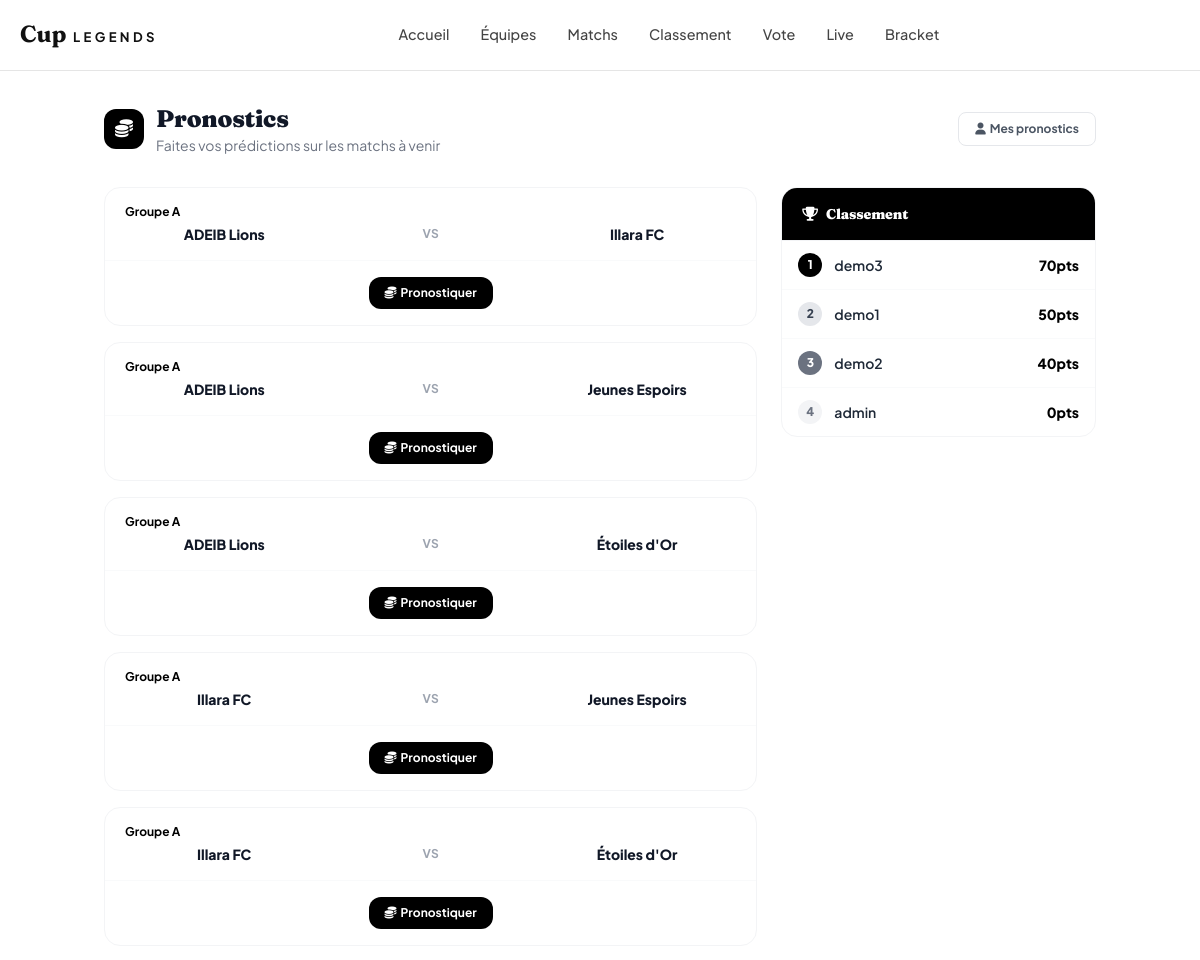
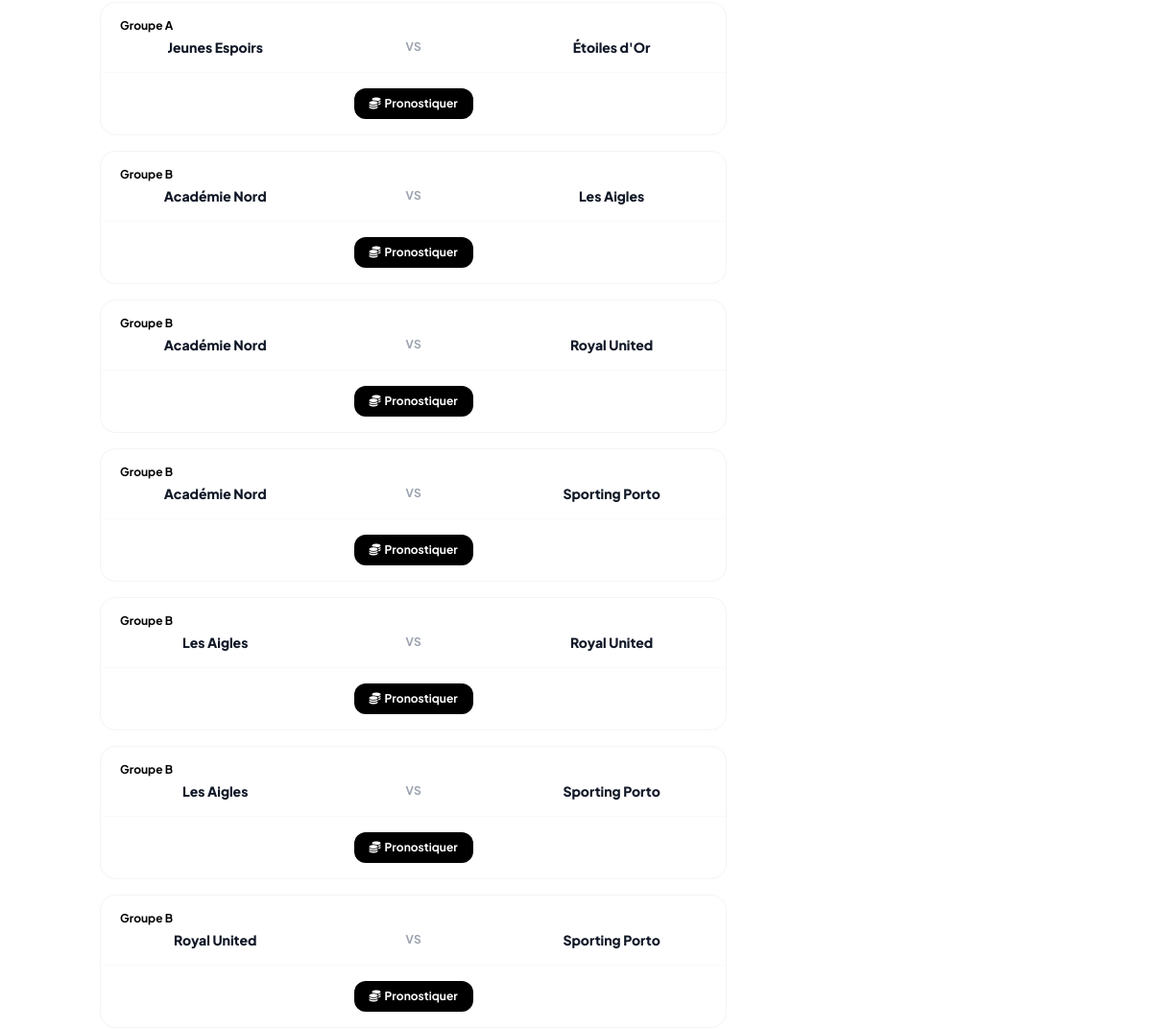
/pronostics/ (signed in, upper part), run on an earlier commit of the app's database (2 pictures, top to bottom).
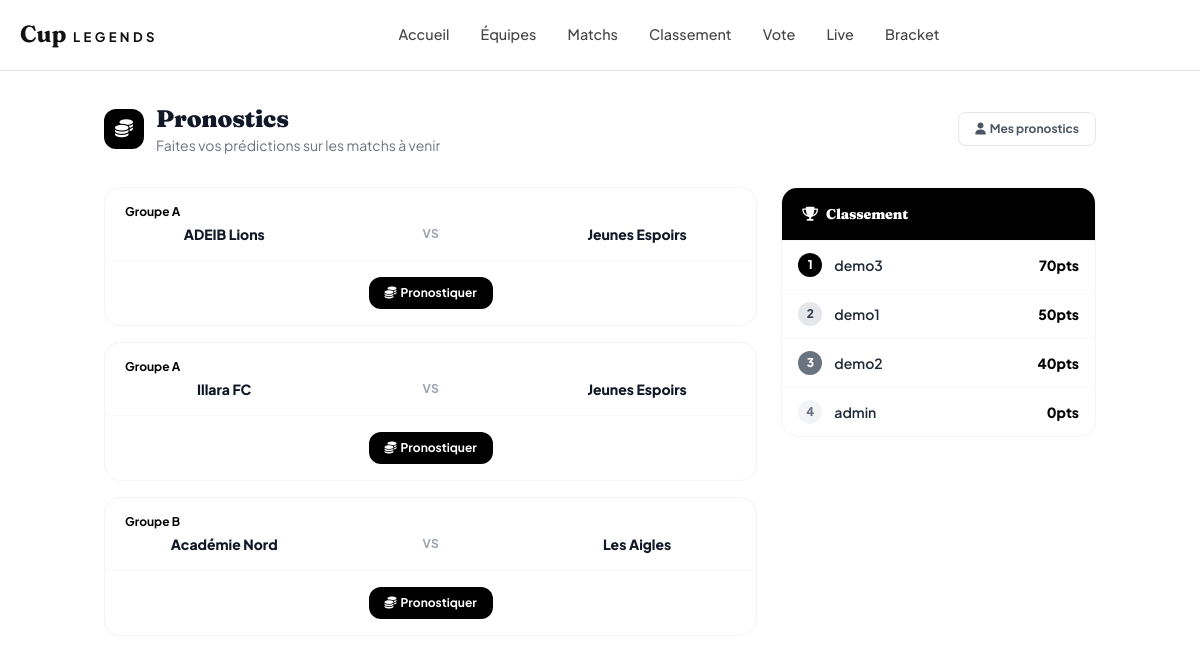
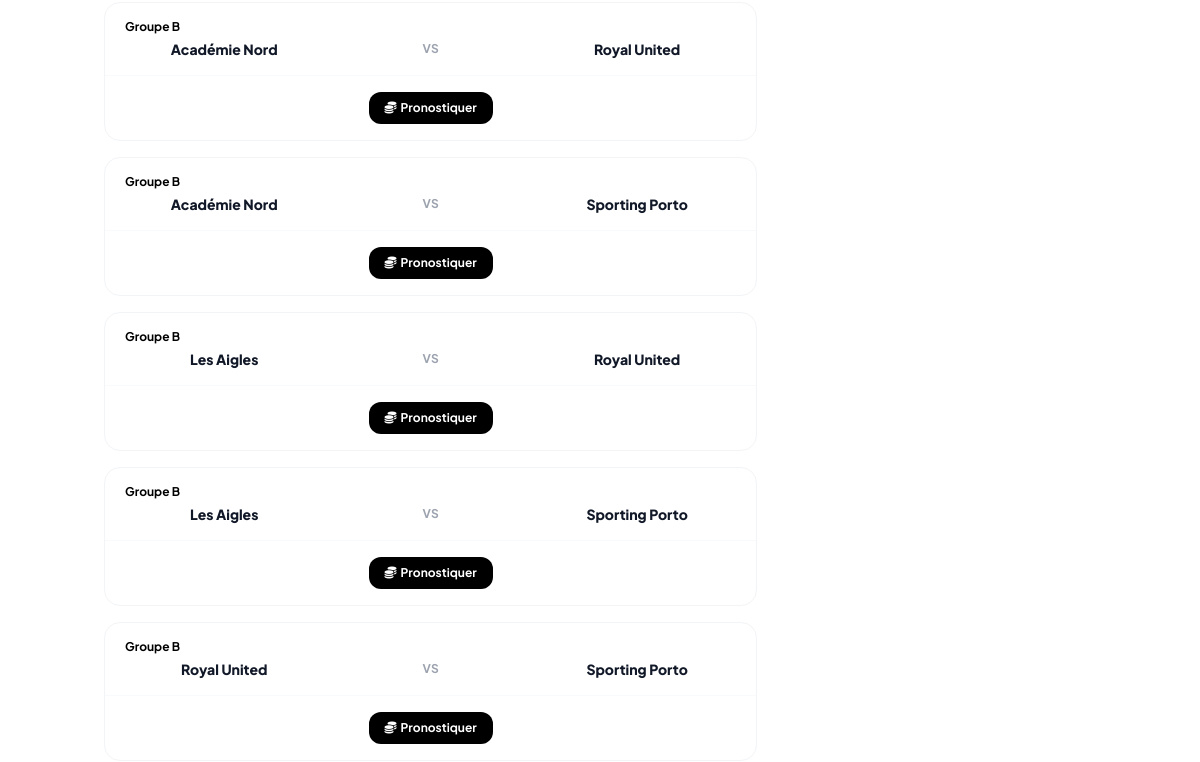
And on a later commit of the database (2 pictures, top to bottom).
### tournament/models.py (models this page shows, shortened)
class Match(models.Model):
    PHASE_CHOICES = [
        ('GROUP', 'Phase de groupes'),
        ('QF', 'Quart de finale'),
        ('SF', 'Demi-finale'),
        ('3RD', 'Match 3e place'),
        ('FINAL', 'Finale'),
    ]
    STATUS_CHOICES = [
        ('SCHEDULED', 'Programmé'),
        ('LIVE', 'En direct'),
        ('FINISHED', 'Terminé'),
        ('CANCELLED', 'Annulé'),
    ]
    tournament = models.ForeignKey(Tournament, on_delete=models.CASCADE, related_name='matches')
    phase = models.CharField(max_length=10, choices=PHASE_CHOICES, default='GROUP')
    group = models.ForeignKey(Group, on_delete=models.SET_NULL, null=True, blank=True, related_name='matches')
    home_team = models.ForeignKey(Team, on_delete=models.CASCADE, related_name='home_matches')
    away_team = models.ForeignKey(Team, on_delete=models.CASCADE, related_name='away_matches')
    match_date = models.DateTimeField(null=True, blank=True)
    venue = models.CharField(max_length=200, blank=True, default='Stade Cup Legends')
    home_score = models.PositiveIntegerField(default=0)
    away_score = models.PositiveIntegerField(default=0)
    status = models.CharField(max_length=10, choices=STATUS_CHOICES, default='SCHEDULED')
    matchday = models.PositiveIntegerField(default=1)
    live_started_at = models.DateTimeField(null=True, blank=True)
    stream_url = models.URLField(blank=True, null=True, verbose_name='Lien de diffusion')
    stream_platform = models.CharField(
        max_length=10, choices=STREAM_PLATFORM_CHOICES, default='YOUTUBE',
        blank=True, verbose_name='Plateforme de diffusion',
    )
    man_of_the_match = models.ForeignKey(
        'Player', on_delete=models.SET_NULL, null=True, blank=True,
        related_name='motm_awards', verbose_name='Homme du match',
    )
    class Meta:
        verbose_name = 'Match'
        verbose_name_plural = 'Matchs'
        ordering = ['match_date']

class Group(models.Model):
    GROUP_CHOICES = [
        ('A', 'Groupe A'), ('B', 'Groupe B'), ('C', 'Groupe C'),
        ('D', 'Groupe D'), ('E', 'Groupe E'), ('F', 'Groupe F'),
    ]
    tournament = models.ForeignKey(Tournament, on_delete=models.CASCADE, related_name='groups')
    name = models.CharField(max_length=1, choices=GROUP_CHOICES)
    class Meta:
        verbose_name = 'Groupe'
        ordering = ['name']

class Team(models.Model):
    tournament = models.ForeignKey(Tournament, on_delete=models.CASCADE, related_name='teams')
    name = models.CharField(max_length=200)
    logo = models.ImageField(upload_to='teams/', blank=True, null=True)
    group = models.ForeignKey(Group, on_delete=models.SET_NULL, null=True, blank=True, related_name='teams')
    coach_name = models.CharField(max_length=200, blank=True, verbose_name='Entraîneur')
    president_name = models.CharField(max_length=200, blank=True, verbose_name='Président')
    qr_code = models.ImageField(upload_to='qrcodes/', blank=True, null=True)
    created_at = models.DateTimeField(auto_now_add=True)
    class Meta:
        verbose_name = 'Équipe'
        ordering = ['name']

### betting/models.py (models this page shows, shortened)
class PredictionLeaderboard(models.Model):
    user = models.OneToOneField(User, on_delete=models.CASCADE, related_name='leaderboard')
    total_predictions = models.PositiveIntegerField(default=0)
    correct_predictions = models.PositiveIntegerField(default=0)
    points = models.PositiveIntegerField(default=0)
    class Meta:
        verbose_name = 'Classement pronostics'
        ordering = ['-points']

### betting/views.py (the view)
# urls.py: path('', views.predictions_list, name='predictions'),
@login_required
def predictions_list(request):
    upcoming = Match.objects.filter(status='SCHEDULED').order_by('match_date')
    user_preds = {p.match_id: p for p in Prediction.objects.filter(user=request.user)}
    matches_data = []
    for match in upcoming:
        pred = user_preds.get(match.pk)
        matches_data.append({'match': match, 'prediction': pred})
    leaderboard = PredictionLeaderboard.objects.all().select_related('user').order_by('-points')[:10]
    context = {
        'matches_data': matches_data,
        'leaderboard': leaderboard,
    }
    return render(request, 'betting/predictions.html', context)

### tournament/context_processors.py (called while the page is built)
def active_tournament(request):
    today = timezone.localdate()
    active = Tournament.objects.filter(is_active=True)
    tournament = active.filter(
        start_date__isnull=False,
        end_date__isnull=False,
        start_date__lte=today,
        end_date__gte=today,
    ).order_by('start_date').first()
    if tournament is None:
        tournament = active.filter(
            start_date__isnull=False,
            start_date__gte=today,
        ).order_by('start_date').first()
    if tournament is None:
        tournament = active.order_by('-start_date', '-id').first()
    return {'tournament': tournament}

### templates/betting/predictions.html (shortened to what this page needs)
{% extends 'base.html' %}
{% load static %}
{% block content %}
<div class="max-w-5xl mx-auto px-4 py-8">
  <div class="flex items-center gap-3 mb-8">
    <div class="w-10 h-10 rounded-xl flex items-center justify-center text-white text-lg bg-black">
      <i class="fas fa-coins"></i>
    </div>
    <div>
      <h1 class="text-2xl font-black text-gray-900">Pronostics</h1>
      <p class="text-sm text-gray-500">Faites vos prédictions sur les matchs à venir</p>
    </div>
    <a href="{% url 'my_predictions' %}" class="ml-auto text-xs font-bold px-4 py-2 rounded-lg border border-gray-200 text-gray-600 hover:bg-gray-50 transition-colors">
      <i class="fas fa-user mr-1"></i>Mes pronostics
    </a>
  </div>
  <div class="grid grid-cols-1 lg:grid-cols-3 gap-6">
    <div class="lg:col-span-2 space-y-4">
      {% for item in matches_data %}
      {% with match=item.match pred=item.prediction %}
      <div class="bg-white rounded-2xl border border-gray-100 overflow-hidden">
        <div class="px-5 py-4 border-b border-gray-50">
          {% if match.group %}<div class="text-xs text-black font-bold mb-1">Groupe {{ match.group.name }}{% if match.match_date %} · {{ match.match_date|date:"d/m H:i" }}{% endif %}</div>{% endif %}
          <div class="grid grid-cols-3 items-center gap-2 text-center">
            <div class="font-black text-sm text-gray-900">{{ match.home_team.name }}</div>
            <div class="text-gray-400 font-bold text-xs">VS</div>
            <div class="font-black text-sm text-gray-900">{{ match.away_team.name }}</div>
          </div>
        </div>
        <div class="px-5 py-4">
          <div class="flex gap-2 justify-center flex-wrap">
            <a href="{% url 'make_prediction' match.pk %}" class="text-xs font-bold px-4 py-2 rounded-xl transition-colors
              {% if pred %}bg-gray-100 text-gray-600 hover:bg-gray-200{% else %}text-white hover:opacity-90 bg-black{% endif %}">
              {% if pred %}<i class="fas fa-edit mr-1"></i>Modifier{% else %}<i class="fas fa-coins mr-1"></i>Pronostiquer{% endif %}
            </a>
          </div>
        </div>
      </div>
      {% endwith %}
      {% endfor %}
    </div>
    <div>
      <div class="bg-white rounded-2xl border border-gray-100 overflow-hidden sticky top-20">
        <div class="px-5 py-4 border-b border-gray-100 bg-black">
          <h3 class="text-sm font-black text-white"><i class="fas fa-trophy mr-2 text-white"></i>Classement</h3>
        </div>
        <div class="divide-y divide-gray-50">
          {% for entry in leaderboard %}
          <div class="px-4 py-3 flex items-center gap-3">
            <div class="w-6 h-6 rounded-full flex items-center justify-center text-xs font-black shrink-0
              {% if forloop.counter == 1 %}bg-black text-white
              {% elif forloop.counter == 2 %}bg-gray-200 text-gray-700
              {% elif forloop.counter == 3 %}bg-gray-500 text-white
              {% else %}bg-gray-100 text-gray-500{% endif %}">
              {{ forloop.counter }}
            </div>
            <div class="flex-1 text-sm font-semibold text-gray-800 truncate">{{ entry.user.username }}</div>
            <div class="text-sm font-black text-black">{{ entry.points }}pts</div>
          </div>
          {% empty %}
          <div class="px-4 py-6 text-center text-sm text-gray-400">Aucun pronostic</div>
          {% endfor %}
        </div>
      </div>
    </div>
  </div>
</div>
{% endblock %}

What changed in the data, as far as the page shows it:
no longer on this page (row edited): Match: match.group.name "A", match.home_team.name "ADEIB Lions", match.away_team.name "Illara FC"
removed Match: match.group.name "A", match.home_team.name "ADEIB Lions", match.away_team.name "Étoiles d'Or"
removed Match: match.group.name "A", match.home_team.name "Illara FC", match.away_team.name "Étoiles d'Or"
removed Match: match.group.name "A", match.home_team.name "Jeunes Espoirs", match.away_team.name "Étoiles d'Or"
